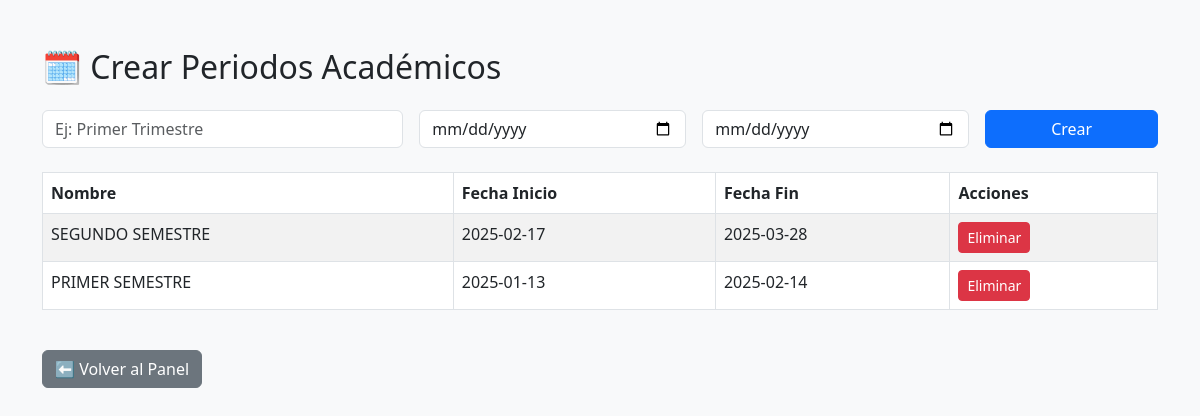
/public/crear_periodos.php (signed in), run on the app's committed database.
### tables this page shows
CREATE TABLE `periodos` (
  `id` int(11) NOT NULL,
  `nombre` varchar(50) NOT NULL,
  `fecha_inicio` date DEFAULT NULL,
  `fecha_fin` date DEFAULT NULL
);

### public/crear_periodos.php (the view, shortened to what this page needs)
<?php
require_once '../config/database.php';
$periodos = $pdo->query("SELECT * FROM periodos ORDER BY fecha_inicio DESC")->fetchAll();
?>
<!DOCTYPE html>
<html lang="es">
<head>
    <link href="https://cdn.jsdelivr.net/npm/bootstrap@5.3.0/dist/css/bootstrap.min.css" rel="stylesheet">
</head>
<body class="bg-light">
<div class="container mt-5">
    <h2 class="mb-4">🗓 Crear Periodos Académicos</h2>
    <form method="POST" class="row g-3 mb-4">
        <div class="col-md-4">
            <input type="text" name="nombre" class="form-control" placeholder="Ej: Primer Trimestre" required>
        </div>
        <div class="col-md-3">
            <input type="date" name="fecha_inicio" class="form-control" required>
        </div>
        <div class="col-md-3">
            <input type="date" name="fecha_fin" class="form-control" required>
        </div>
        <div class="col-md-2">
            <button type="submit" name="crear_periodo" class="btn btn-primary w-100">Crear</button>
        </div>
    </form>
    <table class="table table-bordered table-striped">
        <thead>
            <tr>
                <th>Nombre</th>
                <th>Fecha Inicio</th>
                <th>Fecha Fin</th>
                <th>Acciones</th>
            </tr>
        </thead>
        <tbody>
            <?php foreach ($periodos as $periodo): ?>
            <tr>
                <td><?= htmlspecialchars($periodo['nombre']) ?></td>
                <td><?= htmlspecialchars($periodo['fecha_inicio']) ?></td>
                <td><?= htmlspecialchars($periodo['fecha_fin']) ?></td>
                <td>
                    <a href="?eliminar=<?= $periodo['id'] ?>" class="btn btn-danger btn-sm"
                       onclick="return confirm('¿Eliminar este periodo?')">Eliminar</a>
                </td>
            </tr>
            <?php endforeach; ?>
        </tbody>
    </table>
    <a href="admin_panel.php" class="btn btn-secondary mt-4">⬅️ Volver al Panel</a>
</div>
</body>
</html>

### data on the page
periodos: nombre "SEGUNDO SEMESTRE", fecha_inicio "2025-02-17", fecha_fin "2025-03-28"
periodos: nombre "PRIMER SEMESTRE", fecha_inicio "2025-01-13", fecha_fin "2025-02-14"
